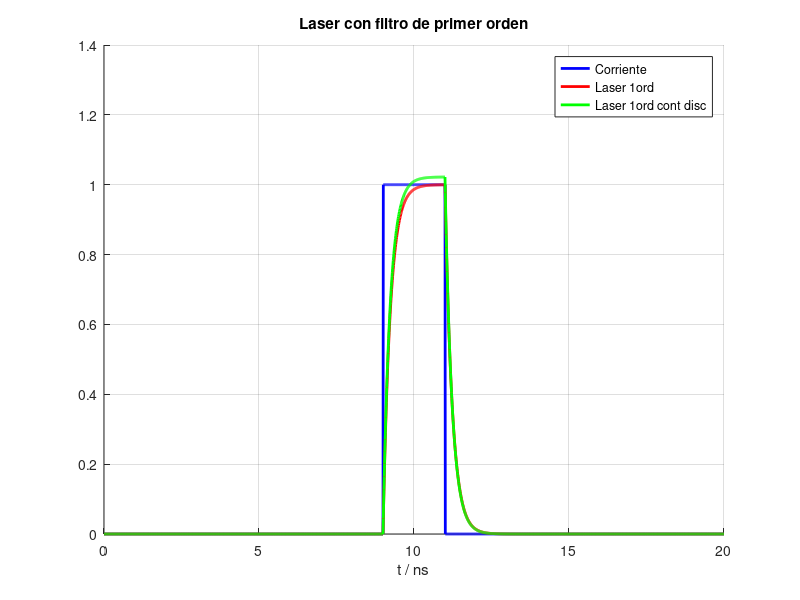
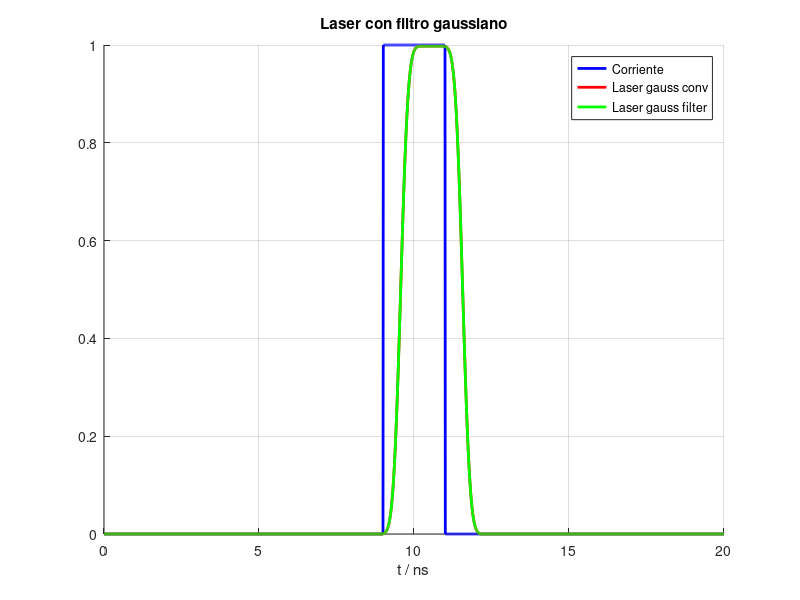
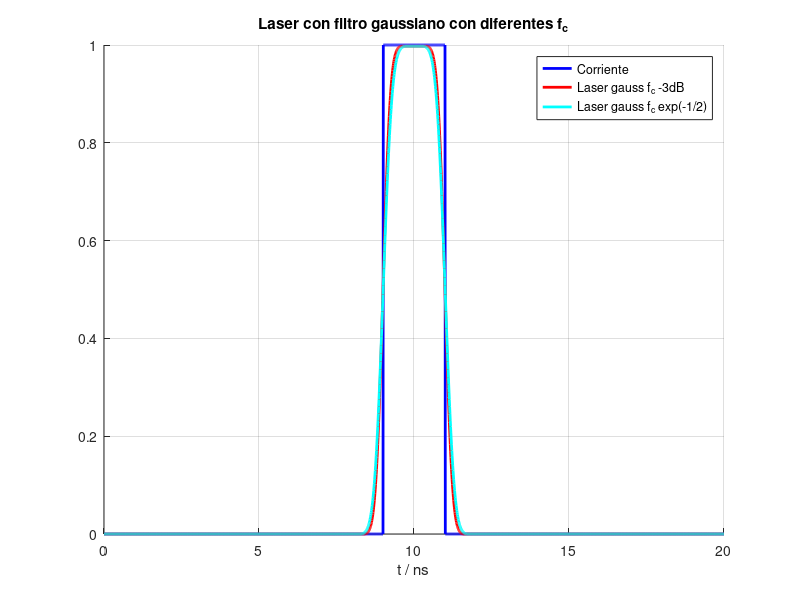
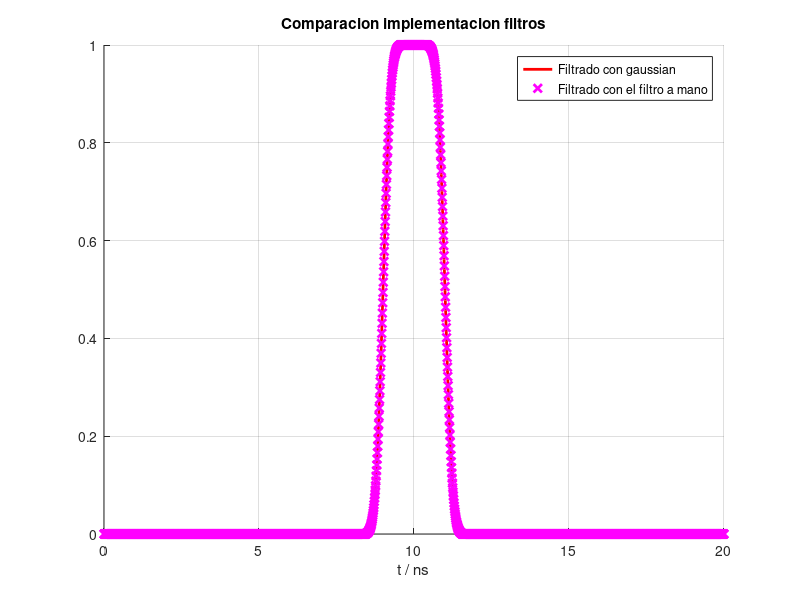

Recreate these plots in MATLAB, in order.
# Codigo correspondiente al TP3
close all;
clear all;

pkg load signal;
pkg load communications;

T_s = 10e-12;
t = 0:T_s:20e-9;

corriente = [zeros(size(0:T_s:9e-9)) ones(size(9e-9+T_s:T_s:11e-9)) zeros(size((11e-9+T_s):T_s:20e-9))];

#filtro pasa bajos primer orden continuo
# H = K/(tau s + 1)
# los polinomios son:
#   B = [K] = [1]
#   A = [tau, 1]
tau_f = 0.5e-9; #rise time
tau = tau_f/2.2;
f_c = 0.35/tau_f;
#coeficientes para un IIR continuo
B_cont = [1];
A_cont = [tau, 1];
#convierto a un filtro discreto
[B_disc, A_disc] = impinvar(B_cont, A_cont, 1/T_s);
laser_cont_disc = filter(B_disc, A_disc, corriente);
#filtro discreto desde la discretizacion de la ec diferencial
alfa = T_s/(tau + T_s);
laser = filter([alfa], [1, (alfa - 1)], corriente);

figure(1);
hold on;
plot(t/1e-9, corriente, "b", "linewidth", 2);
plot(t/1e-9, laser, "r", "linewidth", 2);
plot(t/1e-9, laser_cont_disc, "g", "linewidth", 2);
grid on;
xlabel("t / ns");
legend("Corriente", "Laser 1ord", "Laser 1ord cont disc");
title("Laser con filtro de primer orden");

#genero un FIR gaussiano
BT = f_c*T_s;
#para que la frecuencia de corte sea la de -3dB
delta = sqrt(log(2))/(2*pi*BT);
a = 1/delta;
m = ceil(6*delta);
w = (1/(sqrt(2*pi)*delta))*gaussian(m, a);

laser_gaus = conv(corriente, w);
laser_gaus1 = filter(w, 1, corriente);

figure(2);
hold on;
plot(t/1e-9, corriente, "b", "linewidth", 2);
plot(t/1e-9, laser_gaus(1:length(t)), "r", "linewidth", 2);
plot(t/1e-9, laser_gaus1, "g", "linewidth", 2);
grid on;
xlabel("t / ns");
legend("Corriente", "Laser gauss conv", "Laser gauss filter");
title("Laser con filtro gaussiano");

#frecuencia de corte en exp(-1/2)
sigma = 1/(2*pi*BT);
a2 = 1/(sigma);
m2 = ceil(6*sigma);
w2 = (1/(sqrt(2*pi)*sigma))*gaussian(m2, a2);

laser_gaus = conv(corriente, w, "same");
laser_gaus2 = conv(corriente, w2, "same");
#laser_gaus2 = filter(w2, 1, corriente);

figure(3);
hold on;
plot(t/1e-9, corriente, "b", "linewidth", 2);
plot(t/1e-9, laser_gaus, "r", "linewidth", 2);
plot(t/1e-9, laser_gaus2, "c", "linewidth", 2);
grid on;
xlabel("t / ns");
legend("Corriente", "Laser gauss f_c -3dB", "Laser gauss f_c exp(-1/2)");
title("Laser con filtro gaussiano con diferentes f_c");

#filtro gaussiano armado a mano
sigma3 = sqrt(log(2))/(2*pi*f_c);
sz = 6*sigma3;
x1 = (-sz/2:T_s:sz/2);
gauss_filt = exp(-(x1.^2)/(2*(sigma3^2)));
gauss_filt = gauss_filt/sum(gauss_filt);

laser_gaus3 = conv(corriente, gauss_filt, "same");

figure(4);
hold on;
plot(t/1e-9, laser_gaus, "r", "linewidth", 2);
plot(t/1e-9, laser_gaus3, "xm", "linewidth", 2);
grid on;
xlabel("t / ns");
legend("Filtrado con gaussian", "Filtrado con el filtro a mano");
title("Comparacion implementacion filtros");


#genero el filtro de la fibra
Delta_tau = 5.5e-9;
f_c_f = 0.35/((2e-9 + Delta_tau)/2);
BT_f = f_c_f*T_s;
#para que la frecuencia de corte sea la de -3dB
delta_f = sqrt(log(2))/(2*pi*BT_f);
#delta_f = 1/(2*pi*BT_f);
a_f = 1/delta_f;
m_f = ceil(6*delta_f);
w_f = (1/(sqrt(2*pi)*delta_f))*gaussian(m_f, a_f);

laser_fibra = conv(laser_gaus, w_f, "same");

figure(5);
hold on;
plot(t/1e-9, corriente, "b", "linewidth", 2);
plot(t/1e-9, laser_gaus, "r", "linewidth", 2);
plot(t/1e-9, laser_fibra, "g", "linewidth", 2);
grid on;
xlabel("t / ns");
legend("Corriente", "Laser", "Laser + fibra");

N = 2048*4;
W = fft(w, N);
mod_W = abs(W)(1:N/2);
W2 = fft(w2, N);
mod_W2 = abs(W2)(1:N/2);
W_f = fft(w_f, N);
mod_W_f = abs(W_f)(1:N/2);
W_1ord = freqz([alfa], [1, (alfa - 1)], N, "whole");
#W_1ord = freqz(B_disc, A_disc, N, "whole");
mod_W_1ord = abs(W_1ord)(1:N/2);
mod_W_1ord = mod_W_1ord/max(mod_W_1ord);
f = (0:(N/2 - 1))/(T_s*N);
#f(1) = f(2); #para sacar el 0 de f
figure(6);
hold on;
semilogx(f(2:end)', 20*log10(mod_W(2:end)), "b", "linewidth", 2);
semilogx(f(2:end)', 20*log10(mod_W2(2:end)), "c", "linewidth", 2);
semilogx(f(2:end)', 20*log10(mod_W_1ord(2:end)), "m", "linewidth", 2);
semilogx(f(2:end)', -3*ones(size(f(2:end))), "r", "linewidth", 2);
semilogx(f(2:end)', 20*log10(mod_W_f(2:end)), "g", "linewidth", 2);
ylim([-10, 1]);
xlim([f(2), 1e10]);
grid on;
xlabel("f / Hz");
ylabel("|W| / dB");
legend("Filtro gaussiano -3dB", "Filtro gaussiano exp(-1/2)", "Filtro 1ord", "-3dB", "Fibra");

#Agrego ruido gaussiano a la respuesta del laser con SNR de 20 dB
laser_gaus_ruido = awgn(laser_gaus, 20, "measured");

figure(7);
hold on;
plot(t/1e-9, laser_gaus_ruido, "g", "linewidth", 1);
plot(t/1e-9, laser_gaus, "r", "linewidth", 2);
grid on;
xlabel("t / ns");
